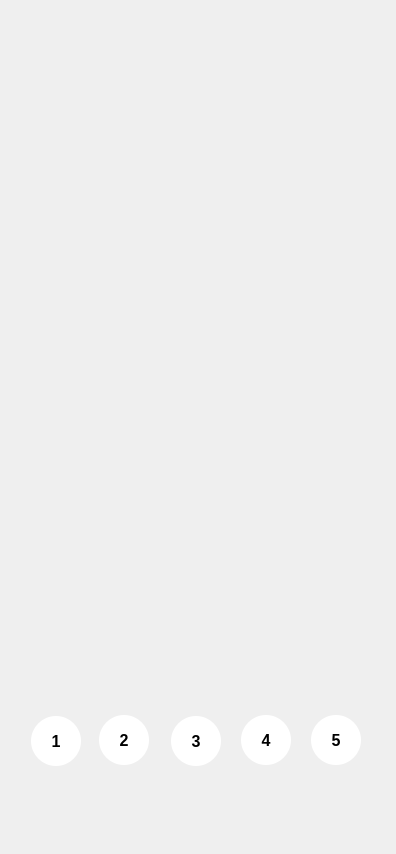
   <widget class="QWidget" name="repeat" native="true">
    <property name="geometry">
     <rect>
      <x>-1</x>
      <y>0</y>
      <width>396</width>
      <height>854</height>
     </rect>
    </property>
    <property name="styleSheet">
     <string notr="true">background:none;</string>
    </property>
    <widget class="QLabel" name="repeatbg">
     <property name="geometry">
      <rect>
       <x>0</x>
       <y>0</y>
       <width>393</width>
       <height>852</height>
      </rect>
     </property>
     <property name="styleSheet">
      <string notr="true">background:none;
background-image: url(:/background/exerciseimg/repitition.png);</string>
     </property>
     <property name="text">
      <string/>
     </property>
    </widget>
    <widget class="QPushButton" name="repeat1">
     <property name="geometry">
      <rect>
       <x>31</x>
       <y>716</y>
       <width>50</width>
       <height>50</height>
      </rect>
     </property>
     <property name="font">
      <font>
       <family>Arial</family>
       <pointsize>12</pointsize>
       <weight>75</weight>
       <bold>true</bold>
      </font>
     </property>
     <property name="styleSheet">
      <string notr="true">background-color: rgb(255, 255, 255);
border-radius:25px</string>
     </property>
     <property name="text">
      <string>1</string>
     </property>
     <property name="flat">
      <bool>false</bool>
     </property>
    </widget>
    <widget class="QPushButton" name="repeat3">
     <property name="geometry">
      <rect>
       <x>171</x>
       <y>716</y>
       <width>50</width>
       <height>50</height>
      </rect>
     </property>
     <property name="font">
      <font>
       <family>Arial</family>
       <pointsize>12</pointsize>
       <weight>75</weight>
       <bold>true</bold>
      </font>
     </property>
     <property name="styleSheet">
      <string notr="true">background-color: rgb(255, 255, 255);
border-radius:25px</string>
     </property>
     <property name="text">
      <string>3</string>
     </property>
     <property name="flat">
      <bool>false</bool>
     </property>
    </widget>
    <widget class="QPushButton" name="repeat2">
     <property name="geometry">
      <rect>
       <x>99</x>
       <y>715</y>
       <width>50</width>
       <height>50</height>
      </rect>
     </property>
     <property name="font">
      <font>
       <family>Arial</family>
       <pointsize>12</pointsize>
       <weight>75</weight>
       <bold>true</bold>
      </font>
     </property>
     <property name="styleSheet">
      <string notr="true">background-color: rgb(255, 255, 255);
border-radius:25px</string>
     </property>
     <property name="text">
      <string>2</string>
     </property>
     <property name="flat">
      <bool>false</bool>
     </property>
    </widget>
    <widget class="QPushButton" name="repeat4">
     <property name="geometry">
      <rect>
       <x>241</x>
       <y>715</y>
       <width>50</width>
       <height>50</height>
      </rect>
     </property>
     <property name="font">
      <font>
       <family>Arial</family>
       <pointsize>12</pointsize>
       <weight>75</weight>
       <bold>true</bold>
      </font>
     </property>
     <property name="styleSheet">
      <string notr="true">background-color: rgb(255, 255, 255);
border-radius:25px</string>
     </property>
     <property name="text">
      <string>4</string>
     </property>
     <property name="flat">
      <bool>false</bool>
     </property>
    </widget>
    <widget class="QPushButton" name="saverepetition">
     <property name="geometry">
      <rect>
       <x>91</x>
       <y>787</y>
       <width>210</width>
       <height>42</height>
      </rect>
     </property>
     <property name="styleSheet">
      <string notr="true">background:none;</string>
     </property>
     <property name="text">
      <string/>
     </property>
     <property name="flat">
      <bool>true</bool>
     </property>
    </widget>
    <widget class="QPushButton" name="repeat5">
     <property name="geometry">
      <rect>
       <x>311</x>
       <y>715</y>
       <width>50</width>
       <height>50</height>
      </rect>
     </property>
     <property name="font">
      <font>
       <family>Arial</family>
       <pointsize>12</pointsize>
       <weight>75</weight>
       <bold>true</bold>
      </font>
     </property>
     <property name="styleSheet">
      <string notr="true">background-color: rgb(255, 255, 255);
border-radius:25px</string>
     </property>
     <property name="text">
      <string>5</string>
     </property>
     <property name="flat">
      <bool>false</bool>
     </property>
    </widget>
    <widget class="QPushButton" name="durationback_2">
     <property name="geometry">
      <rect>
       <x>323</x>
       <y>664</y>
       <width>59</width>
       <height>37</height>
      </rect>
     </property>
     <property name="styleSheet">
      <string notr="true">background:none;</string>
     </property>
     <property name="text">
      <string/>
     </property>
     <property name="flat">
      <bool>true</bool>
     </property>
    </widget>
   </widget>
